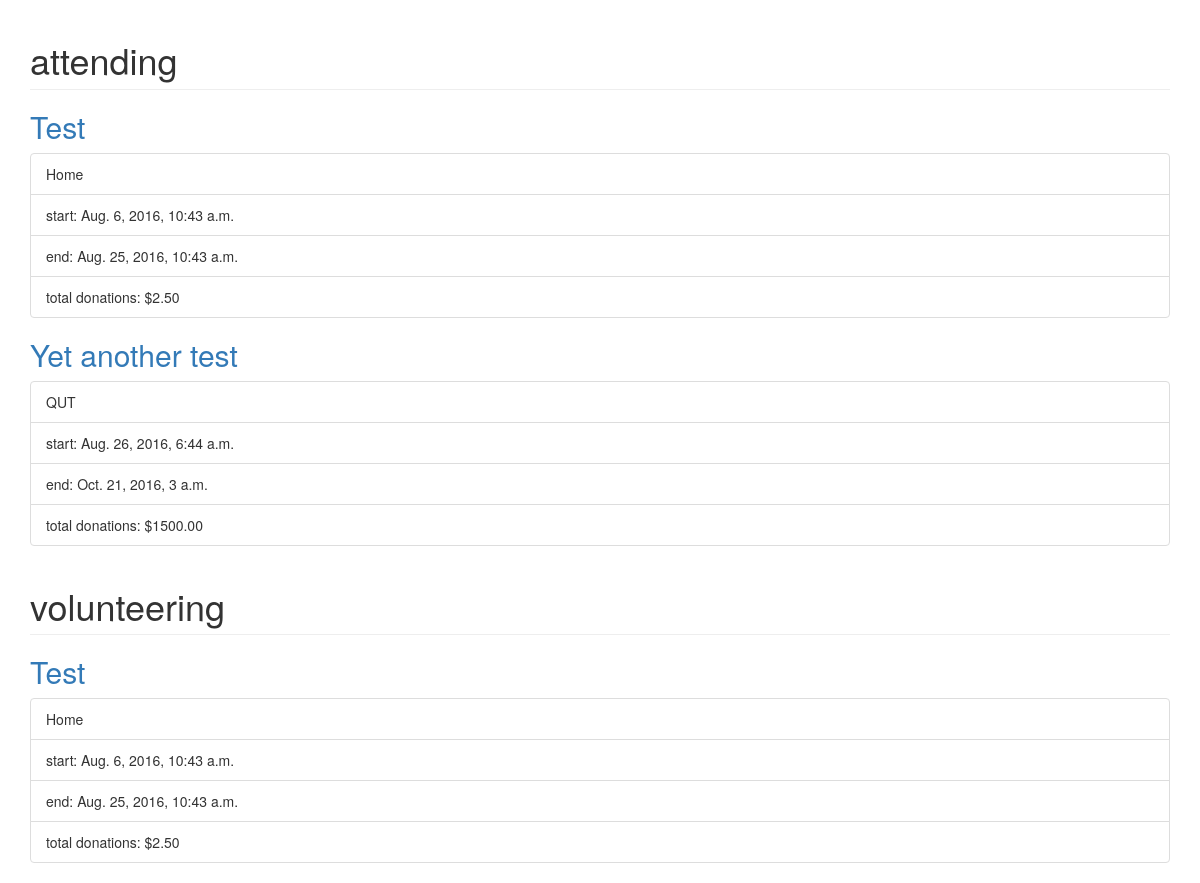
The page /users/ (signed in) on the database its author committed.
### events/models.py (models this page shows, shortened)
class Event(models.Model):
	event_name     = models.CharField(max_length=100)
	event_location = models.CharField(max_length=500)
	event_cost	   = models.DecimalField(max_digits=7, decimal_places=2, default=0.0)
	start_date     = models.DateTimeField('start date')
	end_date       = models.DateTimeField('end date')

### users/views.py (the view)
def user_view(request):
	if not request.user.is_authenticated:
		return redirect('/users/login')
	else:
		data = UserData.objects.get(user=request.user)
		attending_list = Event.objects.filter(userattending__user=data)
		attending_donation_list = event_donation_list(attending_list)
		attending_data = zip(attending_list, attending_donation_list)
		volunteering_list = Event.objects.filter(userdata__user=request.user)
		volunteering_donation_list = event_donation_list(volunteering_list)
		volunteering_data = zip(volunteering_list, volunteering_donation_list)
		context = {
			'attending_data': attending_data,
			'volunteering_data': volunteering_data,
			}
		return render(request, 'users/users.html', context)

### events/utils.py (called while the page is built)
def event_donation_total(event):
	donations = 0
	for event_donation in UserDonation.objects.filter(event=event):
		donations += event_donation.donation
	return donations

def event_donation_list(event_list):
	donations_list = [];
	for event in event_list:
		donations_list.append(event_donation_total(event))
	return donations_list

### users/templates/users/users.html (shortened to what this page needs)
{% load bootstrap3 %}
{% bootstrap_css %}
<!DOCTYPE html>
<html>
<head>
</head>
<body>
<div class="container">
	<h1 class="page-header">attending</h1>
	{% with data_list=attending_data %}
    {% include "events/_event_data.html" %}
	{% endwith %}
	<h1 class="page-header">volunteering</h1>
	{% with data_list=volunteering_data %}
    {% include "events/_event_data.html" %}
	{% endwith %}
</div>
</body>
</html>

### events/templates/events/_event_data.html
{% if data_list %}
        {% for event, donation in data_list %}
        	<h2 class="form-signin-heading"><a href="{% url 'event_view' event.id %}">{{ event.event_name }}</a></h2>
        		<ul class="list-group">
        			<li class="list-group-item">{{ event.event_location }}</li>
        			<li class="list-group-item">start: {{ event.start_date }}</li>
        			<li class="list-group-item">end: {{ event.end_date }}</li>
                    <li class="list-group-item">total donations: ${{ donation }}</li>
        		</ul>
		{% endfor %}
{% else %}
		<p>No Events.</p>
{% endif %}

### rows shown on the page
Event: event_name "Test", event_location "Home", start_date "Aug. 6, 2016, 10:43 a.m.", end_date "Aug. 25, 2016, 10:43 a.m.", donation "2.50"
Event: event_name "Yet another test", event_location "QUT", start_date "Aug. 26, 2016, 6:44 a.m.", end_date "Oct. 21, 2016, 3 a.m.", donation "1500.00"
